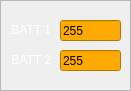
   <widget class="QFrame" name="frame_2">
    <property name="geometry">
     <rect>
      <x>650</x>
      <y>30</y>
      <width>131</width>
      <height>91</height>
     </rect>
    </property>
    <property name="frameShape">
     <enum>QFrame::StyledPanel</enum>
    </property>
    <property name="frameShadow">
     <enum>QFrame::Raised</enum>
    </property>
    <widget class="QLineEdit" name="batt1V">
     <property name="geometry">
      <rect>
       <x>60</x>
       <y>20</y>
       <width>61</width>
       <height>21</height>
      </rect>
     </property>
     <property name="styleSheet">
      <string notr="true">background-color: rgb(255, 170, 0);
color: rgb(0, 0, 0);</string>
     </property>
     <property name="text">
      <string>255</string>
     </property>
    </widget>
    <widget class="QLineEdit" name="batt2V">
     <property name="geometry">
      <rect>
       <x>60</x>
       <y>50</y>
       <width>61</width>
       <height>21</height>
      </rect>
     </property>
     <property name="styleSheet">
      <string notr="true">background-color: rgb(255, 170, 0);
color: rgb(0, 0, 0);</string>
     </property>
     <property name="text">
      <string>255</string>
     </property>
    </widget>
    <widget class="QLabel" name="label_23">
     <property name="geometry">
      <rect>
       <x>10</x>
       <y>20</y>
       <width>41</width>
       <height>20</height>
      </rect>
     </property>
     <property name="styleSheet">
      <string notr="true">
color: rgb(255, 255, 255);
border-width: 0px;
</string>
     </property>
     <property name="text">
      <string>BATT 1</string>
     </property>
     <property name="alignment">
      <set>Qt::AlignRight|Qt::AlignTrailing|Qt::AlignVCenter</set>
     </property>
    </widget>
    <widget class="QLabel" name="label_25">
     <property name="geometry">
      <rect>
       <x>10</x>
       <y>50</y>
       <width>41</width>
       <height>20</height>
      </rect>
     </property>
     <property name="styleSheet">
      <string notr="true">
color: rgb(255, 255, 255);
border-width: 0px;
</string>
     </property>
     <property name="text">
      <string>BATT 2</string>
     </property>
     <property name="alignment">
      <set>Qt::AlignRight|Qt::AlignTrailing|Qt::AlignVCenter</set>
     </property>
    </widget>
   </widget>
